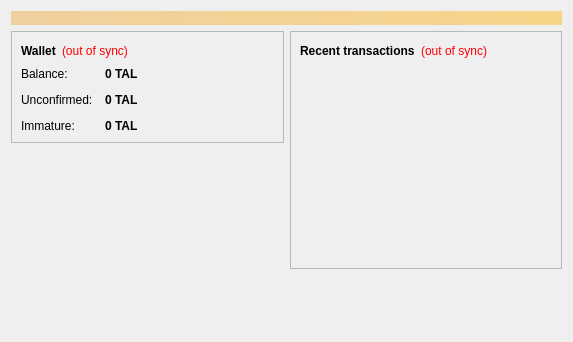
<?xml version="1.0" encoding="UTF-8"?>
<ui version="4.0">
 <class>OverviewPage</class>
 <widget class="QWidget" name="OverviewPage">
  <property name="geometry">
   <rect>
    <x>0</x>
    <y>0</y>
    <width>573</width>
    <height>342</height>
   </rect>
  </property>
  <property name="windowTitle">
   <string>Form</string>
  </property>
  <layout class="QVBoxLayout" name="topLayout">
   <item>
    <widget class="QLabel" name="labelAlerts">
     <property name="visible">
      <bool>false</bool>
     </property>
     <property name="styleSheet">
      <string notr="true">background-color: qlineargradient(x1: 0, y1: 0, x2: 1, y2: 0, stop:0 #F0D0A0, stop:1 #F8D488); color:#000000;</string>
     </property>
     <property name="wordWrap">
      <bool>true</bool>
     </property>
     <property name="margin">
      <number>3</number>
     </property>
    </widget>
   </item>
   <item>
    <layout class="QHBoxLayout" name="horizontalLayout" stretch="1,1">
     <item>
      <layout class="QVBoxLayout" name="verticalLayout_2">
       <item>
        <widget class="QFrame" name="frame">
         <property name="frameShape">
          <enum>QFrame::StyledPanel</enum>
         </property>
         <property name="frameShadow">
          <enum>QFrame::Raised</enum>
         </property>
         <layout class="QVBoxLayout" name="verticalLayout_4">
          <item>
           <layout class="QHBoxLayout" name="horizontalLayout_4">
            <item>
             <widget class="QLabel" name="label_5">
              <property name="font">
               <font>
                <weight>75</weight>
                <bold>true</bold>
               </font>
              </property>
              <property name="text">
               <string>Wallet</string>
              </property>
             </widget>
            </item>
            <item>
             <widget class="QLabel" name="labelWalletStatus">
              <property name="toolTip">
               <string>The displayed information may be out of date. Your wallet automatically synchronizes with the Talentum network after a connection is established, but this process has not completed yet.</string>
              </property>
              <property name="styleSheet">
               <string notr="true">QLabel { color: red; }</string>
              </property>
              <property name="text">
               <string notr="true">(out of sync)</string>
              </property>
              <property name="alignment">
               <set>Qt::AlignLeading|Qt::AlignLeft|Qt::AlignVCenter</set>
              </property>
             </widget>
            </item>
            <item>
             <spacer name="horizontalSpacer_2">
              <property name="orientation">
               <enum>Qt::Horizontal</enum>
              </property>
              <property name="sizeHint" stdset="0">
               <size>
                <width>40</width>
                <height>20</height>
               </size>
              </property>
             </spacer>
            </item>
           </layout>
          </item>
          <item>
           <layout class="QFormLayout" name="formLayout_2">
            <property name="fieldGrowthPolicy">
             <enum>QFormLayout::AllNonFixedFieldsGrow</enum>
            </property>
            <property name="horizontalSpacing">
             <number>12</number>
            </property>
            <property name="verticalSpacing">
             <number>12</number>
            </property>
            <item row="0" column="0">
             <widget class="QLabel" name="label">
              <property name="text">
               <string>Balance:</string>
              </property>
             </widget>
            </item>
            <item row="0" column="1">
             <widget class="QLabel" name="labelBalance">
              <property name="font">
               <font>
                <weight>75</weight>
                <bold>true</bold>
               </font>
              </property>
              <property name="cursor">
               <cursorShape>IBeamCursor</cursorShape>
              </property>
              <property name="toolTip">
               <string>Your current balance</string>
              </property>
              <property name="text">
               <string notr="true">0 TAL</string>
              </property>
              <property name="textInteractionFlags">
               <set>Qt::LinksAccessibleByMouse|Qt::TextSelectableByKeyboard|Qt::TextSelectableByMouse</set>
              </property>
             </widget>
            </item>
            <item row="1" column="0">
             <widget class="QLabel" name="label_3">
              <property name="text">
               <string>Unconfirmed:</string>
              </property>
             </widget>
            </item>
            <item row="1" column="1">
             <widget class="QLabel" name="labelUnconfirmed">
              <property name="font">
               <font>
                <weight>75</weight>
                <bold>true</bold>
               </font>
              </property>
              <property name="cursor">
               <cursorShape>IBeamCursor</cursorShape>
              </property>
              <property name="toolTip">
               <string>Total of transactions that have yet to be confirmed, and do not yet count toward the current balance</string>
              </property>
              <property name="text">
               <string notr="true">0 TAL</string>
              </property>
              <property name="textInteractionFlags">
               <set>Qt::LinksAccessibleByMouse|Qt::TextSelectableByKeyboard|Qt::TextSelectableByMouse</set>
              </property>
             </widget>
            </item>
            <item row="2" column="0">
             <widget class="QLabel" name="labelImmatureText">
              <property name="text">
               <string>Immature:</string>
              </property>
             </widget>
            </item>
            <item row="2" column="1">
             <widget class="QLabel" name="labelImmature">
              <property name="font">
               <font>
                <weight>75</weight>
                <bold>true</bold>
               </font>
              </property>
              <property name="toolTip">
               <string>Mined balance that has not yet matured</string>
              </property>
              <property name="text">
               <string notr="true">0 TAL</string>
              </property>
              <property name="textInteractionFlags">
               <set>Qt::LinksAccessibleByMouse|Qt::TextSelectableByKeyboard|Qt::TextSelectableByMouse</set>
              </property>
             </widget>
            </item>
           </layout>
          </item>
         </layout>
        </widget>
       </item>
       <item>
        <spacer name="verticalSpacer">
         <property name="orientation">
          <enum>Qt::Vertical</enum>
         </property>
         <property name="sizeHint" stdset="0">
          <size>
           <width>20</width>
           <height>40</height>
          </size>
         </property>
        </spacer>
       </item>
      </layout>
     </item>
     <item>
      <layout class="QVBoxLayout" name="verticalLayout_3">
       <item>
        <widget class="QFrame" name="frame_2">
         <property name="frameShape">
          <enum>QFrame::StyledPanel</enum>
         </property>
         <property name="frameShadow">
          <enum>QFrame::Raised</enum>
         </property>
         <layout class="QVBoxLayout" name="verticalLayout">
          <item>
           <layout class="QHBoxLayout" name="horizontalLayout_2">
            <item>
             <widget class="QLabel" name="label_4">
              <property name="text">
               <string>&lt;b&gt;Recent transactions&lt;/b&gt;</string>
              </property>
             </widget>
            </item>
            <item>
             <widget class="QLabel" name="labelTransactionsStatus">
              <property name="toolTip">
               <string>The displayed information may be out of date. Your wallet automatically synchronizes with the Talentum network after a connection is established, but this process has not completed yet.</string>
              </property>
              <property name="styleSheet">
               <string notr="true">QLabel { color: red; }</string>
              </property>
              <property name="text">
               <string notr="true">(out of sync)</string>
              </property>
              <property name="alignment">
               <set>Qt::AlignRight|Qt::AlignTrailing|Qt::AlignVCenter</set>
              </property>
             </widget>
            </item>
            <item>
             <spacer name="horizontalSpacer">
              <property name="orientation">
               <enum>Qt::Horizontal</enum>
              </property>
              <property name="sizeHint" stdset="0">
               <size>
                <width>40</width>
                <height>20</height>
               </size>
              </property>
             </spacer>
            </item>
           </layout>
          </item>
          <item>
           <widget class="QListView" name="listTransactions">
            <property name="styleSheet">
             <string notr="true">QListView { background: transparent; }</string>
            </property>
            <property name="frameShape">
             <enum>QFrame::NoFrame</enum>
            </property>
            <property name="verticalScrollBarPolicy">
             <enum>Qt::ScrollBarAlwaysOff</enum>
            </property>
            <property name="horizontalScrollBarPolicy">
             <enum>Qt::ScrollBarAlwaysOff</enum>
            </property>
            <property name="selectionMode">
             <enum>QAbstractItemView::NoSelection</enum>
            </property>
           </widget>
          </item>
         </layout>
        </widget>
       </item>
       <item>
        <spacer name="verticalSpacer_2">
         <property name="orientation">
          <enum>Qt::Vertical</enum>
         </property>
         <property name="sizeHint" stdset="0">
          <size>
           <width>20</width>
           <height>40</height>
          </size>
         </property>
        </spacer>
       </item>
      </layout>
     </item>
    </layout>
   </item>
  </layout>
 </widget>
 <resources/>
 <connections/>
</ui>
